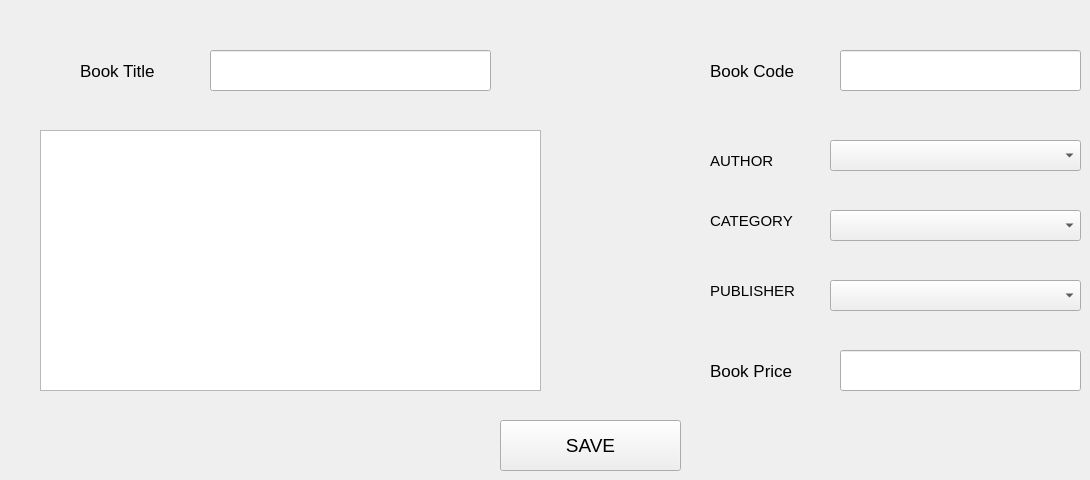
      <widget class="QWidget" name="widget">
       <attribute name="title">
        <string>Add Books To the Collection</string>
       </attribute>
       <widget class="QLineEdit" name="lineEdit_2">
        <property name="geometry">
         <rect>
          <x>210</x>
          <y>50</y>
          <width>281</width>
          <height>41</height>
         </rect>
        </property>
       </widget>
       <widget class="QLineEdit" name="lineEdit_3">
        <property name="geometry">
         <rect>
          <x>840</x>
          <y>50</y>
          <width>241</width>
          <height>41</height>
         </rect>
        </property>
       </widget>
       <widget class="QComboBox" name="comboBox_3">
        <property name="geometry">
         <rect>
          <x>830</x>
          <y>140</y>
          <width>251</width>
          <height>31</height>
         </rect>
        </property>
       </widget>
       <widget class="QComboBox" name="comboBox_4">
        <property name="geometry">
         <rect>
          <x>830</x>
          <y>210</y>
          <width>251</width>
          <height>31</height>
         </rect>
        </property>
       </widget>
       <widget class="QComboBox" name="comboBox_5">
        <property name="geometry">
         <rect>
          <x>830</x>
          <y>280</y>
          <width>251</width>
          <height>31</height>
         </rect>
        </property>
       </widget>
       <widget class="QLineEdit" name="lineEdit_4">
        <property name="geometry">
         <rect>
          <x>840</x>
          <y>350</y>
          <width>241</width>
          <height>41</height>
         </rect>
        </property>
       </widget>
       <widget class="QPushButton" name="pushButton_7">
        <property name="geometry">
         <rect>
          <x>500</x>
          <y>420</y>
          <width>181</width>
          <height>51</height>
         </rect>
        </property>
        <property name="font">
         <font>
          <pointsize>14</pointsize>
         </font>
        </property>
        <property name="text">
         <string>SAVE</string>
        </property>
       </widget>
       <widget class="QLabel" name="label_3">
        <property name="geometry">
         <rect>
          <x>80</x>
          <y>60</y>
          <width>101</width>
          <height>21</height>
         </rect>
        </property>
        <property name="font">
         <font>
          <pointsize>13</pointsize>
         </font>
        </property>
        <property name="text">
         <string>Book Title</string>
        </property>
       </widget>
       <widget class="QLabel" name="label_4">
        <property name="geometry">
         <rect>
          <x>710</x>
          <y>60</y>
          <width>111</width>
          <height>21</height>
         </rect>
        </property>
        <property name="font">
         <font>
          <pointsize>13</pointsize>
         </font>
        </property>
        <property name="text">
         <string>Book Code</string>
        </property>
       </widget>
       <widget class="QLabel" name="label_5">
        <property name="geometry">
         <rect>
          <x>710</x>
          <y>360</y>
          <width>101</width>
          <height>21</height>
         </rect>
        </property>
        <property name="font">
         <font>
          <pointsize>13</pointsize>
         </font>
        </property>
        <property name="text">
         <string>Book Price</string>
        </property>
       </widget>
       <widget class="QLabel" name="label_6">
        <property name="geometry">
         <rect>
          <x>710</x>
          <y>150</y>
          <width>101</width>
          <height>21</height>
         </rect>
        </property>
        <property name="font">
         <font>
          <pointsize>11</pointsize>
         </font>
        </property>
        <property name="text">
         <string>AUTHOR</string>
        </property>
       </widget>
       <widget class="QLabel" name="label_7">
        <property name="geometry">
         <rect>
          <x>710</x>
          <y>210</y>
          <width>101</width>
          <height>21</height>
         </rect>
        </property>
        <property name="font">
         <font>
          <pointsize>11</pointsize>
         </font>
        </property>
        <property name="text">
         <string>CATEGORY</string>
        </property>
       </widget>
       <widget class="QLabel" name="label_8">
        <property name="geometry">
         <rect>
          <x>710</x>
          <y>280</y>
          <width>101</width>
          <height>21</height>
         </rect>
        </property>
        <property name="font">
         <font>
          <pointsize>11</pointsize>
         </font>
        </property>
        <property name="text">
         <string>PUBLISHER</string>
        </property>
       </widget>
       <widget class="QTextEdit" name="textEdit_75">
        <property name="geometry">
         <rect>
          <x>40</x>
          <y>130</y>
          <width>501</width>
          <height>261</height>
         </rect>
        </property>
       </widget>
      </widget>
